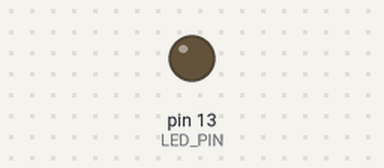
Simulated run of this sketch. Board: Arduino Uno, built with avr-gcc and run on an emulated ATmega328P. Parts: output pins drawn as LEDs (lit = HIGH).

Above: at 0.3 s.
At 33.67 s:
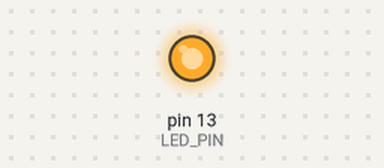
Timing chart, 0 to 40.0 s (numbered marks = the images above):
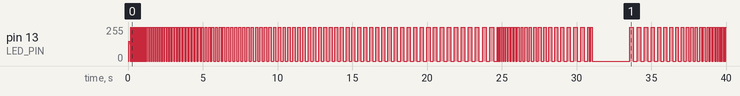

The sketch:

TeensyBlink.ino
```cpp
// Pin 13 has an LED connected on most Arduino boards.
// Pin 11 has the LED on Teensy 2.0
// Pin 6  has the LED on Teensy++ 2.0
// Pin 13 has the LED on Teensy 3.0
// give it a name:
#define LED_PIN 13
#define DEALY 1000
#define MAX_DELAY 250
#define DELTA 5

// the setup routine runs once when you press reset:
void setup() {
  // initialize the digital pin as an output.
  blink_setup();
}

// the loop routine runs over and over again forever:
void loop() {
  for (int i = 1; i < MAX_DELAY; i  += DELTA) {
    blink(i);
    delay(i);
    blink(i);
    delay(i);
  }
  for (int i = 1; i < MAX_DELAY; i  +=  (2 * DELTA)) {
    blink(i);
    delay(i);
  }

  blink(100);
  delay(100);
  blink(100);
  delay(MAX_DELAY * 10);

  for (int i = MAX_DELAY; i > 0; i  -= (2 * DELTA)) {
    blink(i);
    delay(i);
  }
  for (int i = MAX_DELAY; i > 0; i  -= DELTA) {
    blink(i);
    delay(i);
    blink(i);
    delay(i);
  }
}

void blink_setup(){
  // initialize the digital pin as an output.
  pinMode(LED_PIN, OUTPUT);
}

void blink(int i) {
  on();
  delay(i);
  off();
  // please always turn off LED in each function use
}

void blink_delay(int ms){
  on();
  delay(ms);
  off();
}
void on() {
  digitalWrite(LED_PIN, HIGH); // turn the LED on (HIGH is the voltage level)
}

void off() {
  digitalWrite(LED_PIN, LOW); // turn the LED off by making the voltage LOW
}
```
